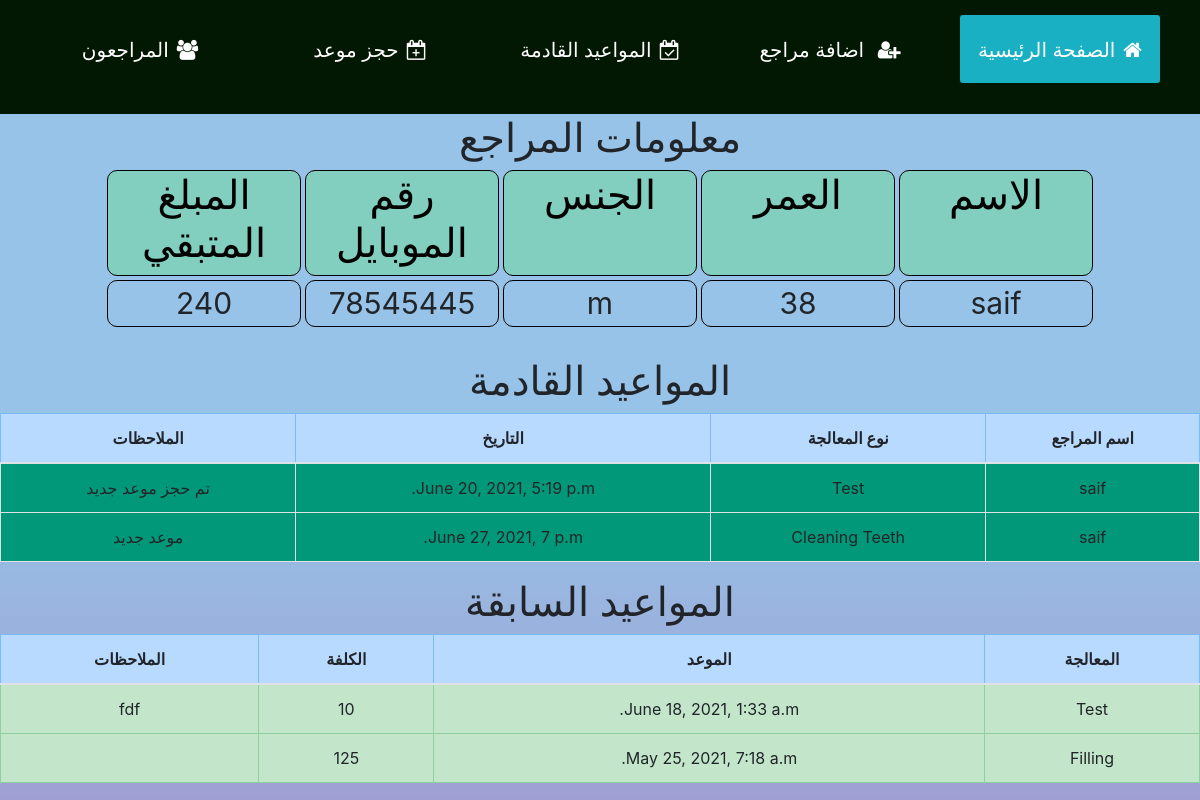
The page /patient/2 (signed in) on the database as committed earlier.
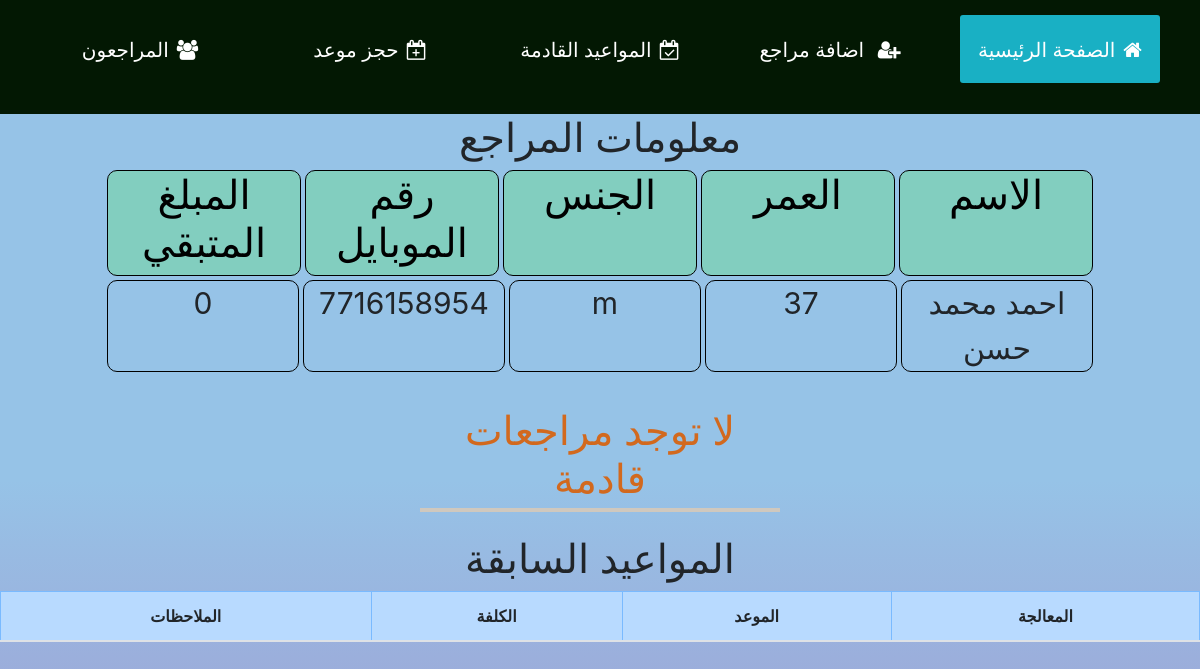
The same page on the database as committed later.
### dentist/models.py (models this page shows, shortened)
class Patients(models.Model):
    male = "m"
    female = "f"
    gender_type = [
        (male, "m"),
        (female, "f")
    ]
    name = models.CharField(max_length=64)
    age = models.IntegerField(null=True)
    gender = models.CharField(max_length=2, choices=gender_type, default=female, null=True, blank=True)
    contact_number = models.IntegerField(null=True, blank=True)
    remaining_amount = models.IntegerField(default=0)
    date_created = models.DateTimeField(auto_now_add=True)
    def __str__(self):
        return f"{self.name}"

class Next_appointment(models.Model):
    patient_name = models.ForeignKey(Patients, on_delete=models.CASCADE, related_name="np_name")
    treatment = models.ForeignKey(Treatment, on_delete=models.CASCADE, related_name="n_treatment")
    date = models.DateTimeField(auto_now=False, auto_now_add=False, default=None)
    notes = models.CharField(max_length=100, default="")

class Treatment(models.Model):
    p_name= models.ForeignKey(Patients, on_delete=models.CASCADE, related_name="patient_name")
    treatments = models.ForeignKey(Medication_list, on_delete=models.CASCADE, related_name="list", null=True, blank=True)
    status= models.BooleanField(default=False)
    date_created = models.DateTimeField(auto_now_add=True)
    notes = models.CharField(max_length=100, default="")
    def __str__(self):
        return f"{self.treatments}"

class Medication_list(models.Model):
    treatment_title = models.CharField(max_length=100)
    total_cost = models.IntegerField(default=0)
    def __str__(self):
        return f"{self.treatment_title}"

class Previous_appointment(models.Model):
    patient_name = models.ForeignKey(Patients, on_delete=models.CASCADE, related_name="pp_name")
    treatment = models.ForeignKey(Treatment, on_delete=models.CASCADE, related_name="p_treatment")
    date = models.DateTimeField(auto_now=False, auto_now_add=False, default=None)
    notes = models.CharField(max_length=100, default="")
    paid_amount = models.IntegerField(default=0)

### dentist/views.py (the view)
# urls.py: path('patient/<int:patient_id>', views.patient, name="patient"),
@login_required()
def patient(request, patient_id):
    patient = Patients.objects.get(pk=patient_id)
    old_appointments = Previous_appointment.objects.filter(patient_name=patient).order_by('-date')
    next_appointmens = Next_appointment.objects.filter(patient_name=patient)
    if  not next_appointmens:
        return render(request, 'dentist/patient.html',{
            "patient": patient,
            "message" : "لا توجد مراجعات قادمة",
            "old_appointments": old_appointments
        })
    else:
        return render(request, 'dentist/patient.html',{
            "patient": patient,
            "old_appointments": old_appointments,
            "next_appointments": next_appointmens
    })

### dentist/templates/dentist/patient.html (shortened to what this page needs)
{% extends 'dentist/layout.html' %}
{% load static %}
{% block content %}
    <div class="wrap__info">
        <h1 style="text-align: center;">معلومات المراجع</h1>
        <div class="row title_info">
            <div class="col"><h1>الاسم</h1> </div>
            <div class="col"><h1>العمر</h1> </div>
            <div class="col"><h1>الجنس</h1></div>
            <div class="col"><h1>رقم الموبايل</h1> </div>
            <div class="col"><h1>المبلغ المتبقي</h1></div>
        </div>
        <div class="row information">
            <div class="col">{{patient.name}}</div>
            <div class="col">{{patient.age}}</div>
            <div class="col">{{patient.gender}}</div>
            <div class="col">{{patient.contact_number}}</div>
            <div class="col">{{patient.remaining_amount}}</div>
        </div>
    </div>
    {% if message %}
    <h1 id="message">{{message}}</h1>
    {% else %}
        <div class="next_app_wrapper">
            <h1 style="text-align: center;">المواعيد القادمة</h1>
            <table class="table table-bordered">
                <thead class="table-primary">
                    <th>اسم المراجع</th>
                    <th>نوع المعالجة</th>
                    <th>التاريخ </th>
                    <th>الملاحظات</th>
                </thead>
                {% for appointment in next_appointments %}
                <tr>
                    <td>{{appointment.patient_name}}</td>
                    <td>{{appointment.treatment}}</td>
                    <td>{{appointment.date}}</td>
                    <td>{{appointment.notes}}</td>
                </tr>
                {% endfor %}
            </table>
        </div>
    {% endif %}
    <div class="treat_container">
        <h1 style="text-align: center;">المواعيد السابقة</h1>
        <table class="table table-bordered">
            <thead class="table-primary">
                <tr>
                    <th>المعالجة</th>
                    <th>الموعد</th>
                    <th>الكلفة</th>
                    <th>الملاحظات</th>
                </tr>
            </thead>
                {% for appointment in old_appointments %}
                <tr class="table-success">
                    <td>{{appointment.treatment.treatments}}</td>
                    <td>{{appointment.date}}</td>
                    <td>{{appointment.paid_amount}}</td>
                    <td>{{appointment.notes}}</td>
                </tr>
                {% endfor %}
        </table>
    </div>
{% endblock%}

Rows that differ between the two databases and show on the page:
removed Next_appointment: patient_name "saif", treatment "Test", date "June 20, 2021, 5:19 p.m.", notes "تم حجز موعد جديد"
removed Next_appointment: patient_name "saif", treatment "Cleaning Teeth", date "June 27, 2021, 7 p.m.", notes "موعد جديد"
removed Previous_appointment: treatment.treatments "Test", date "June 18, 2021, 1:33 a.m.", paid_amount "10", notes "fdf"
removed Previous_appointment: treatment.treatments "Filling", date "May 25, 2021, 7:18 a.m.", paid_amount "125"
changed Patients: name "saif" → "احمد محمد حسن"; age "38" → "37"; contact_number "78545445" → "7716158954"; remaining_amount "240" → "0"
Other text that changed with them:
{{ message }}: (not shown) → "لا توجد مراجعات قادمة"
text no longer shown: "المواعيد القادمة اسم المراجع نوع المعالجة التاريخ الملاحظات"
